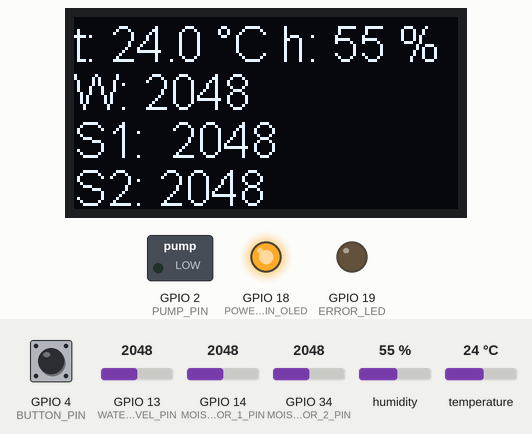
This sketch was run on a simulated ESP32. Parts: 128×64 one-colour display, switched loads named in the sketch (green lamp = pin HIGH), output pins drawn as LEDs (lit = HIGH). The inputs (shaded band) are chosen by the test bench; at power-on: GPIO 4 (BUTTON_PIN) HIGH, GPIO 13 (WATER_LEVEL_PIN) = 2048, GPIO 14 (MOISTURE_SENSOR_1_PIN) = 2048, GPIO 34 (MOISTURE_SENSOR_2_PIN) = 2048, humidity 55 %, temperature 24 °C. Pins used as bus, display or sensor lines are not drawn. At 15.0 s the program puts the board to deep sleep or switches it off; the recording ends there.

Above: at 1.3 s.
1.4 s: GPIO 4 (BUTTON_PIN) pulled LOW for 0.15 s
At 1.47 s:
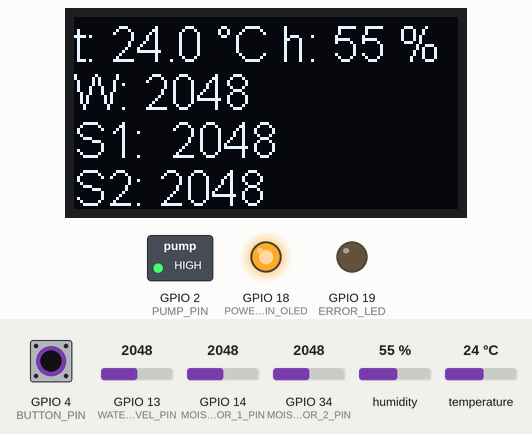
3.0 s: GPIO 4 (BUTTON_PIN) pulled LOW for 3.2 s
At 7.2 s:
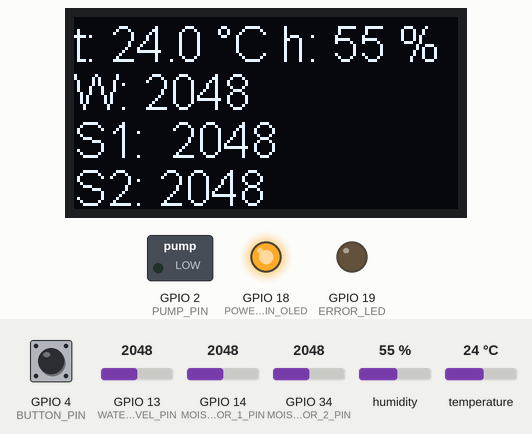
Timing chart, 0 to 15.0 s (numbered marks = the images above; inputs shaded):
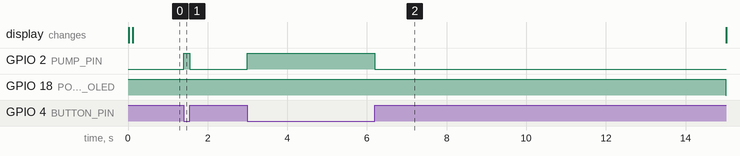

Measured:
- after the input at 1.4 s, GPIO 2 (PUMP_PIN): LOW → HIGH at once, → LOW 0.15 s later
- after the input at 3.0 s, GPIO 2 (PUMP_PIN): LOW → HIGH at once, → LOW 3.2 s later

The sketch:

ESP32_pot_watering_station.ino
```cpp
/*
Description:
This is a code for plant soil watering station that works autonomously as well as manually, based on ESP32 dev board. Sleep mode intorduced to reduce power consumption.
When turned on soil moisture sensors keep track of ammount of water in plant pot and water sensor keeps track of ammount of water in water container.
If soil moisture reading on both sensors is low, and water sensor reading didn't cross minimum value, pump will turn on for PUMP_DURATION ms (manual watering is also available), after which esp32 goes to deep sleep.
Wake up is initiated either with timer or button press.


Configuration Settings:
WATER_LEVEL_THRESHOLD 400 - almost empty, 2000 full
MOISTURE_THRESHOLD  1000 - wery dry, 2000 - wet
PUMP_DURATION depends on watering hose length

Comments:
Efficiency of the entire project is dependant on pump/ watering hose assembly.
Soil sensors deteriorate over time, higher thresholds might be necessary.
It is not advised to connect pump directly to IO pin. Use N-MOSFET (logic level with low Rds)/ MOSFET driver like DRV8838/ PWM module or relay.


Author: JMamej

Date: 22.04.2024

Version: 0.4
*/

#include <driver/rtc_io.h>
#include <Adafruit_AHT10.h>
#include "SSD1306Wire.h"

Adafruit_AHT10 aht;

sensors_event_t humidity, temp;

SSD1306Wire display(0x3c, SDA, SCL);

#define WATER_LEVEL_PIN 13
#define MOISTURE_SENSOR_1_PIN 14
#define MOISTURE_SENSOR_2_PIN 34
#define PUMP_PIN 2
#define BUTTON_PIN 4
#define ERROR_LED 19
#define POWER_PIN_OLED  18
#define POWER_PIN_SENSORS 23

#define WATER_LEVEL_THRESHOLD 400
#define MOISTURE_MIN_THRESHOLD 1000
#define MOISTURE_MAX_THRESHOLD 2800
#define MOISTURE_MAX_INCONSISTENCY 800
#define NUM_OF_SENSOR_READS 16
#define PUMP_DURATION 2000  // 2 seconds watering
#define MANUAL_WATER_READ_TIMER 100 // 100 ms

#define SCREEN_ON_SHORT 15000  //30000
#define SCREEN_ON_LONG  30000 //60000

#define SLEEP_TIME_ERROR      60000000  //300000000
#define SLEEP_TIME_NO_ERROR   300000000  //3600000000

unsigned long current_millis, previous_millis = 0;
bool pump_running = false;
int button_state = 0;
bool manual_pump = false;
bool error = false;

int water_level, moisture1, moisture2;

long long sleep_time, screen_on_time;

String error_string;

// function declaration
void power_3v3_buss(int on_off);
void resolvePump();
int readAnalogAverage(int pin);
void sensorsPower(int p1, int p2, int p3);
void waterSensorRead();
void sensorsRead();
float checkTemperature();
float checkHumidity();
void checkErrors();
void setScreenHeader();
void setScreenBody();
void updateScreen();
void sleep();


void setup(){
  Serial.begin(115200);
  pinMode(POWER_PIN_OLED, OUTPUT);
  pinMode(POWER_PIN_SENSORS, OUTPUT);
  pinMode(WATER_LEVEL_PIN, INPUT);
  pinMode(MOISTURE_SENSOR_1_PIN, INPUT);
  pinMode(MOISTURE_SENSOR_2_PIN, INPUT);
  pinMode(PUMP_PIN, OUTPUT);
  pinMode(ERROR_LED, OUTPUT);
  pinMode(BUTTON_PIN, INPUT_PULLUP); // Set button pin as input with internal pull-down resistor  (INPUT_PULLDOWN)
  power_oled(1);
  delay(1); //give time for sensors to power up before initializing

  display.init();
  display.flipScreenVertically();
  display.setFont(ArialMT_Plain_16);

  display.clear();
  display.drawString(40, 24, "Hello!");
  display.display();

  while(! aht.begin() && millis() < 3000)
  {
    digitalWrite(ERROR_LED, HIGH);
    delay(1);
  }

  digitalWrite(ERROR_LED, LOW);

  rtc_gpio_pullup_en((gpio_num_t)BUTTON_PIN); //enable pullup after CPU is put to deep sleep
  esp_sleep_enable_ext0_wakeup((gpio_num_t)BUTTON_PIN, LOW);  //enable wakeup with button press

  power_sensors(1);
  sensorsRead();
  power_sensors(0);

  updateScreen();
}

void loop(){
  current_millis = millis();
  button_state = digitalRead(BUTTON_PIN);

  resolvePump();

  if(current_millis > screen_on_time)
  {
    sleep();
  }
}


/*
  Power up 3V3 power buss - turn sensors ond screen on
*/

void power_oled(int on_off)
{
  digitalWrite(POWER_PIN_OLED, on_off);
}

void power_sensors(int on_off)
{
  digitalWrite(POWER_PIN_SENSORS, on_off);
}


/*
* resolvePump runs pump manualy and automaticaly
* manual - pump runs if button is pressed
* automatic - water sensor is checked to ensure there is enough water (prevents pump running dry)
*           - moisture sensors check soil moisture levels
*           if assumptions are met pump will run for 5 seconds, then wait 5 minutes and check moisture level
*           this timeout of 5 minutes prevents soil being ovar watered
*           manual watering resets timeout, so soil is not watered automatically, moments after manual watering
*/
void resolvePump()
{
  // Check if button is pressed
  if (button_state == LOW && water_level > WATER_LEVEL_THRESHOLD) {

    digitalWrite(PUMP_PIN, HIGH);  // Turn on pump
    manual_pump = true;
  }

  // Check if button is released and manual pump is on
  if (button_state == HIGH && manual_pump) {
    digitalWrite(PUMP_PIN, LOW); // Turn off pump only if manual pump was on
    manual_pump = false;
  }

  // Check if it's time to stop the pump
  if (water_level < WATER_LEVEL_THRESHOLD || pump_running && current_millis > previous_millis + PUMP_DURATION){
    digitalWrite(PUMP_PIN, LOW);  // Turn off pump if it was running for the duration (PUMP_DURATION)
    pump_running = false;
  }

  // Check if all conditions are met
  if (water_level > WATER_LEVEL_THRESHOLD && !pump_running && moisture1 < MOISTURE_MIN_THRESHOLD && moisture2 < MOISTURE_MIN_THRESHOLD){
    digitalWrite(PUMP_PIN, HIGH);  // Turn on pump
    pump_running = true;
    previous_millis = current_millis;
  }
}

// Calculate and return average of 8 readings (low ADC accuracy)
int readAnalogAverage(int pin)
{
  int result = 0;
  for (int i = 0; i < NUM_OF_SENSOR_READS; i++){
    result += analogRead(pin);
  }
  return result / NUM_OF_SENSOR_READS;
}

// Read water level sensors
void waterSensorRead()
{
  water_level = readAnalogAverage(WATER_LEVEL_PIN);
}

// Read soil moisture and water level sensors
void sensorsRead()
{
  water_level = readAnalogAverage(WATER_LEVEL_PIN);
  moisture1 = readAnalogAverage(MOISTURE_SENSOR_1_PIN);
  moisture2 = readAnalogAverage(MOISTURE_SENSOR_2_PIN);
}

// Read temperature from DHT
float checkTemperature()
{
  return  (int)temp.temperature;
}

// Read humidity from DHT
float checkHumidity()
{
  return  (int)humidity.relative_humidity;
}

// Check errors
void checkErrors()
{
  screen_on_time = SCREEN_ON_LONG;  //leave screen for 60s if encountered errors
  if (water_level < WATER_LEVEL_THRESHOLD) {
    error_string = "Low water level";
    error = true;
  } else if (moisture1 > MOISTURE_MAX_THRESHOLD || moisture2 > MOISTURE_MAX_THRESHOLD) {
    error_string = "High moisture read";
    error = true;
  } else if (abs(moisture1 - moisture2) > MOISTURE_MAX_INCONSISTENCY) {
    error_string = "Inconsistent moisture";
    error = true;
  } else  {
    aht.getEvent(&humidity, &temp); // populate temp and humidity objects with fresh data
    error_string = "t: " + String(checkTemperature(), 1) + " °C h: " + String(checkHumidity(), 0) + " %";
    error = false;
    screen_on_time = SCREEN_ON_SHORT; //leave screen for 30s if no errors
  }
  error ? digitalWrite(ERROR_LED, HIGH) : digitalWrite(ERROR_LED, LOW);
}

// Set screen header only
void setScreenHeader()
{
  display.drawString(0, 0, error_string);
}

// Set screen body only
void setScreenBody()
{
  display.drawString(0, 16, "W: " + String(water_level));
  display.drawString(0, 32, "S1:  " + String(moisture1));
  display.drawString(0, 48, "S2: " + String(moisture2));
}

// Clear, update buffer and print to screen
void updateScreen()
{
  checkErrors();
  display.clear();
  setScreenHeader();
  setScreenBody();
  display.display();
}

//Reset sensors and initialize sleep;
void sleep()
{
  error ? sleep_time = SLEEP_TIME_ERROR : sleep_time = SLEEP_TIME_NO_ERROR;   //SLEEP_TIME_ERROR, SLEEP_TIME_NO_ERROR
  display.resetDisplay();
  power_oled(0);
  esp_deep_sleep(sleep_time);
}
```
